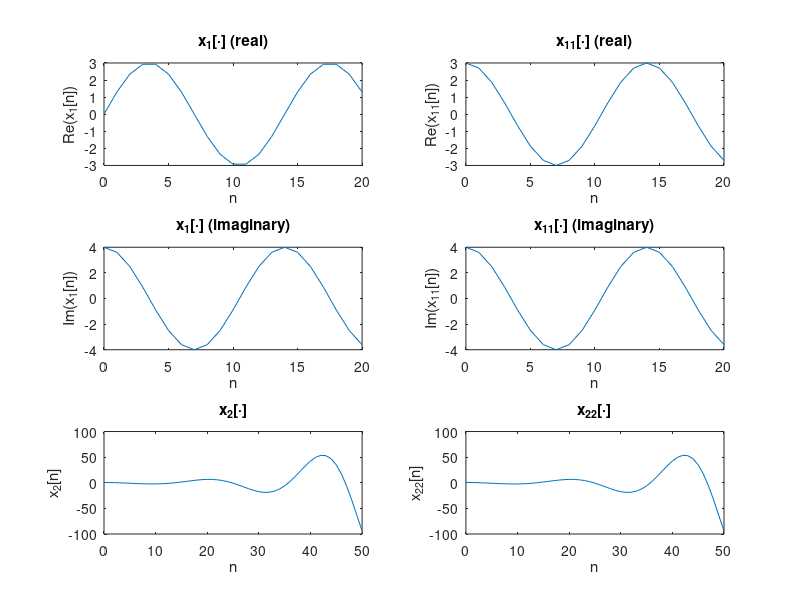

The MATLAB source for this figure:
% Consider the following sequences:
% x1[n] = 3 sin(π/7 n) + j 4 cos(π/7 n),  n = 0, ..., 20
% x2[n] = (1.1)^n cos(π/11 n + π/4),      n = 0, ..., 50
% Express x1[·] and x2[·] using complex exponentials with the help of Euler's formula and
% generate new vectors x11[·] and x22[·] using the `exp` function in Matlab. Next, using the `subplot`
% command, plot the functions x1[·], x2[·], x11[·], and x22[·] and verify that the new vectors match
% the representations obtained from the sinusoids. (For x1[·] and x11[·], plot the real and
% imaginary part separately.)

%% Generate signals
n1 = 0:20;
n2 = 0:50;
x1 = 3 * sin(pi/7 * n1) + 4j * cos(pi/7 * n1);
x2 = (1.1).^n2 .* cos(pi/11 * n2 + pi/4);
x11 = real(exp(1j * pi/7 * n1)) * (4j + 3);
x22 = real((1.1).^n2 .* exp(1j * (pi/11 * n2 + pi/4)));

%% Plot signals
figure(1);

% Figure 1.1: x1[·]
subplot(3, 2, 1);
plot(n1, real(x1));
title('x_1[·] (real)'), xlabel('n'), ylabel('Re(x_1[n])');
subplot(3, 2, 3);
plot(n1, imag(x1));
title('x_1[·] (imaginary)'), xlabel('n'), ylabel('Im(x_1[n])');

% Figure 1.2: x11[·]
subplot(3, 2, 2);
plot(n1, real(x11));
title('x_{11}[·] (real)'), xlabel('n'), ylabel('Re(x_{11}[n])');
subplot(3, 2, 4);
plot(n1, imag(x11));
title('x_{11}[·] (imaginary)'), xlabel('n'), ylabel('Im(x_{11}[n])');

% Figure 1.3: x2[·]
subplot(3, 2, 5);
plot(n2, x2);
title('x_2[·]'), xlabel('n'), ylabel('x_2[n]');

% Figure 1.4: x22[·]
subplot(3, 2, 6);
plot(n2, x22);
title('x_{22}[·]'), xlabel('n'), ylabel('x_{22}[n]');


